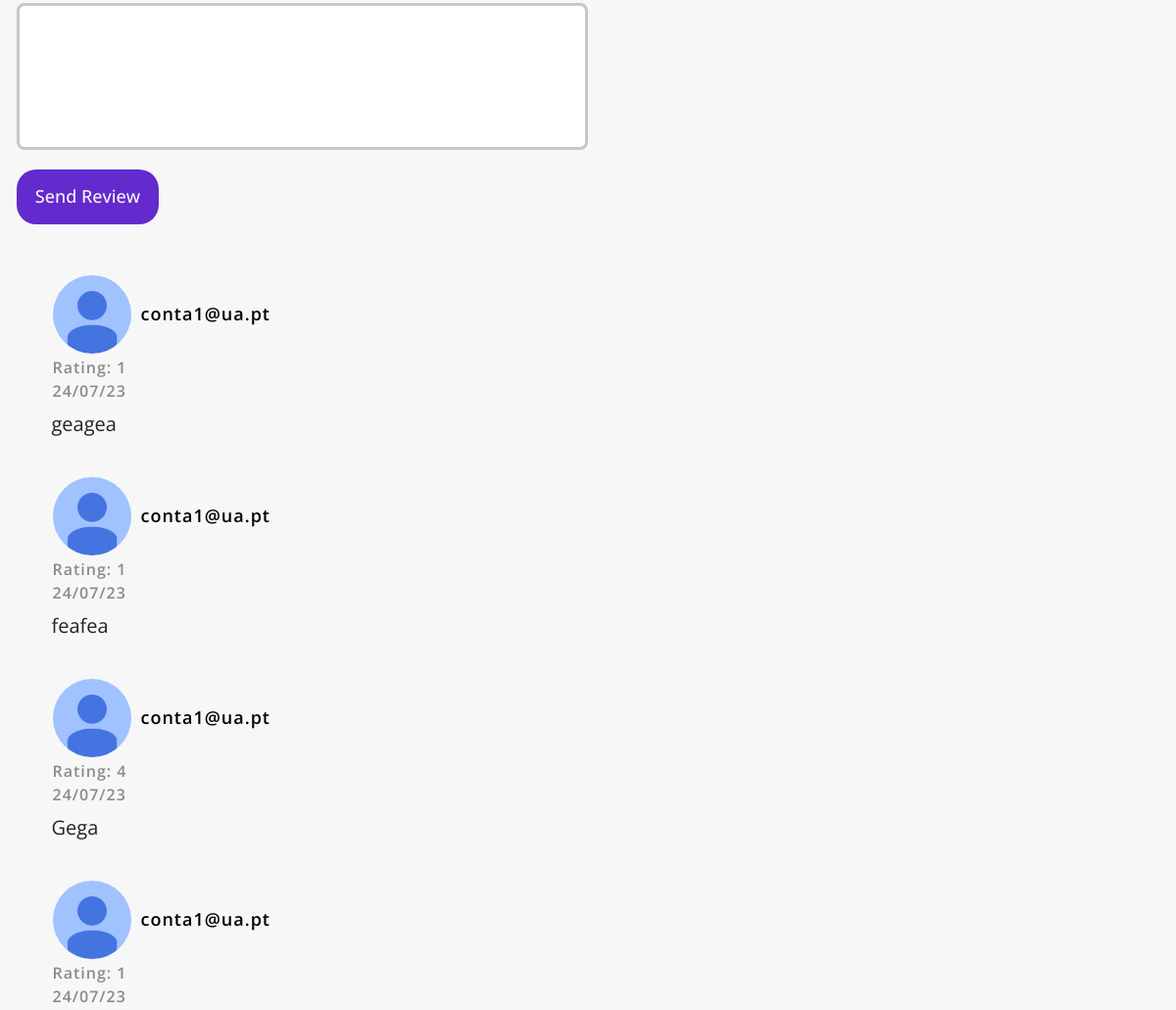
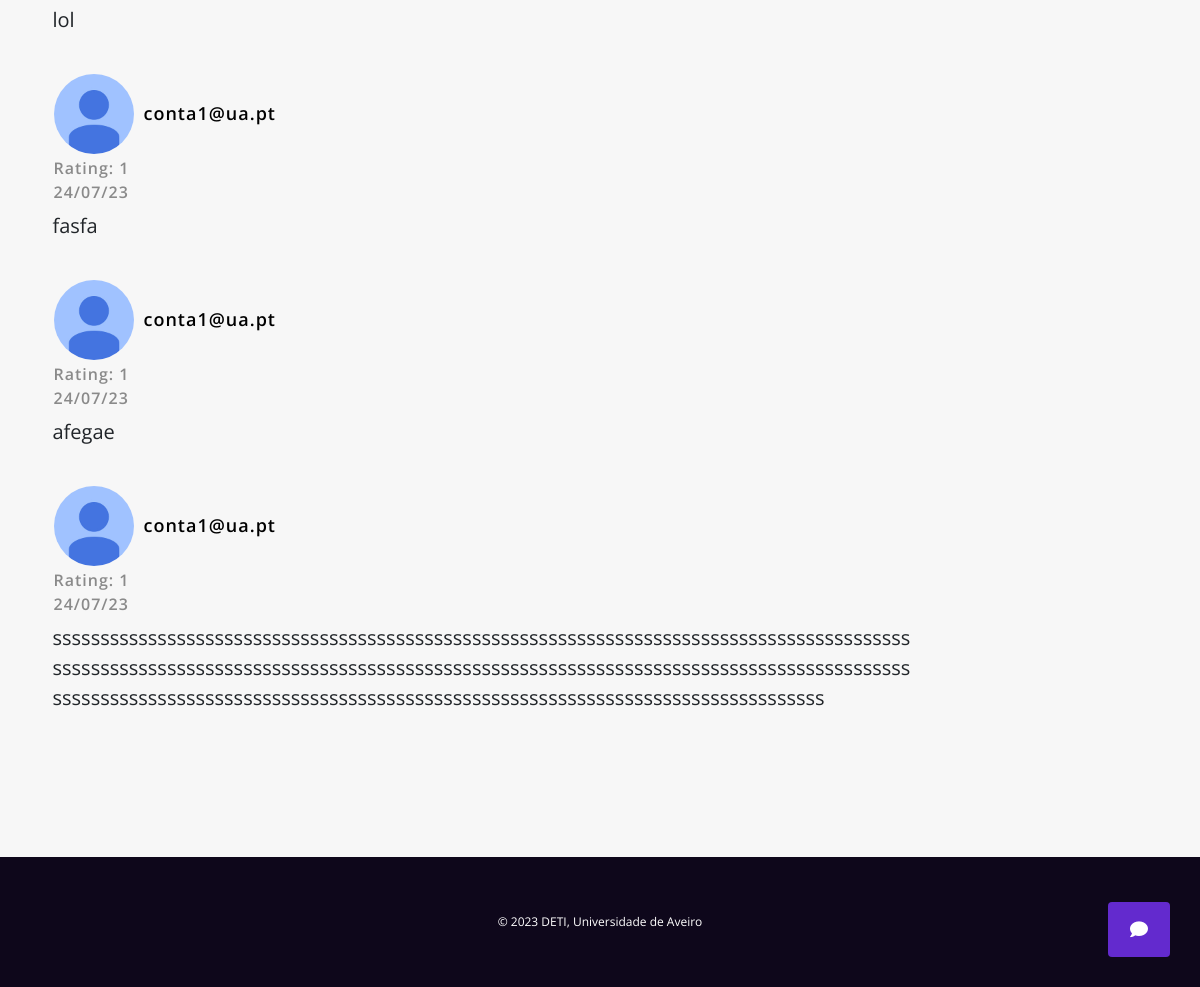
The app's page /product (signed in, lower part), older data (2 pictures, top to bottom).
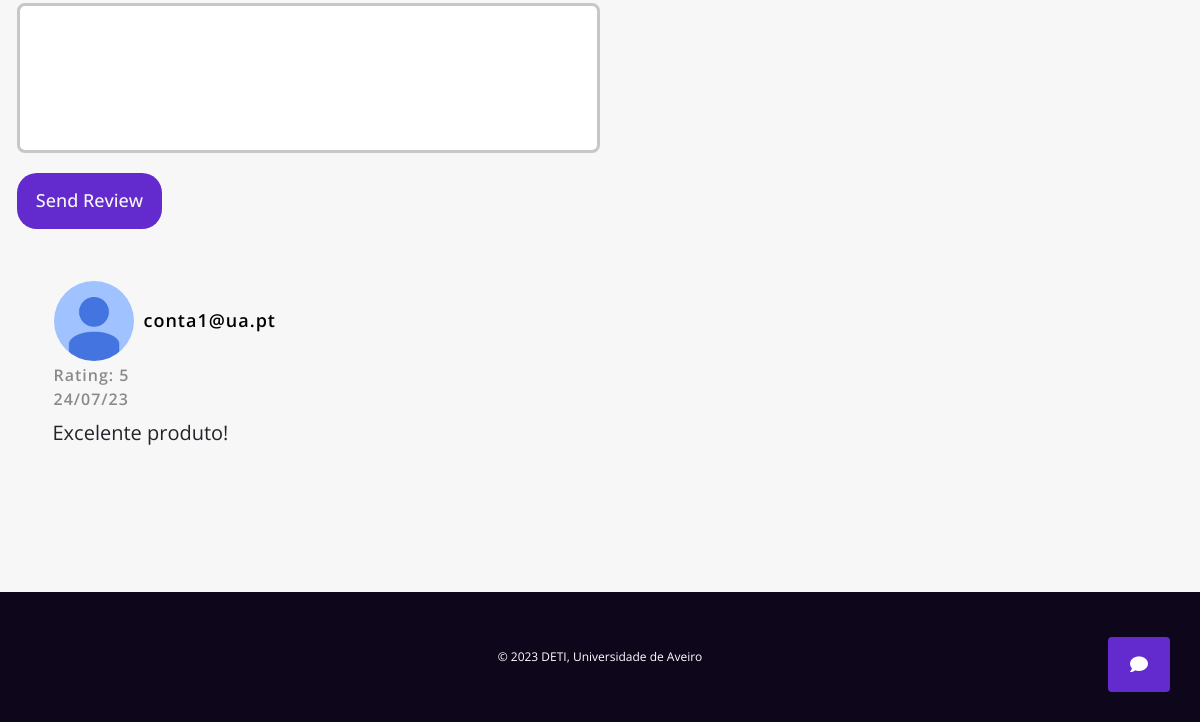
The same page, newer data.
### tables this page shows
CREATE TABLE reviews ( 
        id INTEGER PRIMARY KEY AUTOINCREMENT,
        email TEXT NOT NULL,
        ratings TEXT NOT NULL,
        review TEXT NOT NULL
    );

### website/views.py (the view)
@views.route('/product', methods=['GET', 'POST'])
def product():
    if request.method == 'POST':
        value = session['value']
        product = get_products_by_name(value)
        image_path = product[4].replace("website\\static\\", "").replace("\\", "/")
        email = session['user']['email']
        ratings = request.form['ratings']
        reviews = request.form['p-review']
        add_review(email, ratings, reviews)
        return render_template('product.html', session_user = email, reviews = get_review(), product=product, image_path=image_path)
    else:
        if('user' in session):
            try:
                value = request.args.get('value')
                product = get_products_by_name(value)
                image_path = product[4].replace("website\\static\\", "").replace("\\", "/")
                session['value'] = value
                email = session['user']['email']
                return render_template('product.html', session_user = email, reviews = get_review(), product=product, image_path=image_path)
            except TypeError:
                email = session['user']['email']
                product = get_products_by_name(value)
                return render_template('product.html', session_user = email, reviews = get_review(), product=product)
        else:
            return redirect(url_for('auth.login'))

### website/database.py (called while the page is built)
def get_review():
    with sqlite3.connect(db_path) as con:
        cur = con.cursor()
        cur.execute(f"""
            SELECT review, ratings FROM reviews
            """)
        review = cur.fetchall()
        return review

def get_products_by_name(name):
    with sqlite3.connect(db_path) as con:
        cur = con.cursor()
        cur.execute(f"""
            SELECT quantity, stock, description, name, file_path, price, categories FROM products
            WHERE name = '{name}';
            """)
        products = cur.fetchone()
        return products

### website/templates/product.html (shortened to what this page needs)
{% extends "base.html" %}
{% block head %}
<link rel="stylesheet" href="{{url_for('static', filename='css/product.css')}}">
{% endblock %}
{% block body %}
<section class="container product my-5 pt-5">
    <div class="row mt-5">
        <section class="wrapper">
            <div class="review-container">
                <form class="post-review" method="POST" action="/product">
                    <textarea id="p-review" name="p-review"></textarea>
                    <button id="review-button" class="action_btn">Send Review</button>
                </form>
                <div class="reviews">
                    {% for review in reviews %}
                    <div class="review">
                        <ul class="userID">
                            <li><img src="{{url_for('static',filename='images/default.png')}}" alt="Avatar"/></li>
                            <li>{{session_user}}</li>
                        </ul>
                        <ul>
                            <li>Rating: {{review[0]}}</li>
                            <li>24/07/23</li>
                        </ul>
                        <p class="rtext">{{review[1]}}</p>
                    </div>
                    {% endfor %}
                </div>
            </div>
        </section>
    </div>
</section>
{% endblock %}

### website/templates/base.html (shortened to what this page needs)
<!DOCTYPE html>
<html lang="en">
<head>
    <link rel="stylesheet" href="{{url_for('static', filename='css/bootstrap.css')}}">
    <link
    href="https://cdnjs.cloudflare.com/ajax/libs/font-awesome/6.0.0/css/all.min.css"
    rel="stylesheet"
    />
    <link href="https://fonts.cdnfonts.com/css/amazon-ember" rel="stylesheet">
    <link rel="stylesheet" href="https://cdn.jsdelivr.net/npm/bootstrap-icons@1.10.5/font/bootstrap-icons.css">
    <link href="https://cdn.jsdelivr.net/npm/bootstrap@5.0.2/dist/css/bootstrap.min.css" rel="stylesheet">    {% block head %}{% endblock %}
    <link rel="stylesheet" href=" {{ url_for('static', filename='css/base.css') }}">
    <link rel="stylesheet" href=" {{ url_for('static', filename='css/style.css') }}">
</head>
  {% block body %}
  {% endblock %}
  <form method="post" action="/conversations" id="conversationsForm">
    <button class="chatStickyBtn" id="chatStickyBtn" type="submit">
      <i class="fas fa-comment"></i>
    </button>
  </form>
  <footer class="footer">
    <div class="container">
      <p>© 2023 DETI, Universidade de Aveiro</p>
    </div>
  </footer>
</html>

### website/static/css/product.css (style rules this page uses)
* { font-family: 'Open Sans', sans-serif; font-size: 18px; }
.review-container { width: 100%; margin-top: 80px; }
.review-container .post-review { display: flex; flex-direction: column; width: 50%; row-gap: 20px; margin-top: 15px; }
.review-container .post-review textarea { width: 100%; height: 150px; padding: 12px 20px; box-sizing: border-box; border: 3px solid rgb(199, 199, 199); border-radius: 8px; resize: none; }
.review-container .post-review .action_btn { width: 25%; text-align: center; padding: 0.8rem 1rem; font-size: 18px; font-weight: 500; }
.review-container .reviews { display: flex; flex-direction: column; width: 80%; row-gap: 20px; margin-top: 15px; padding: 2rem; word-wrap: break-word; }
.review-container .reviews .review ul { margin: 0; padding: 1px; }
.review-container .reviews .review .userID { display: flex; flex-direction: row; align-items: center; column-gap: 10px; }
.review-container .reviews .review .userID li { color: rgb(0, 0, 0); font-size: 18px; }
.review-container .reviews .review img { border-radius: 50%; width: 80px; }
.review-container .reviews .review ul li { font-family: 'Open Sans', sans-serif; font-size: 16px; font-weight: 600; color: rgb(138, 138, 138); letter-spacing: 1px; }
.review-container .reviews .review p { font-family: 'Open Sans', sans-serif; font-size: 20px; margin-top: 6px; }

### website/static/css/base.css (style rules this page uses)
* { margin: 0; padding: 0; box-sizing: border-box; font-family: 'Open Sans', sans-serif; }
li { list-style: none; }
.col-r .action_btn, .action_btn { background-color: rgb(99, 42, 206); font-family: 'Open Sans', sans-serif !important; color: rgb(247,247,247); padding: 0.5rem 1rem; border: none; outline: none; border-radius: 20px; font-size: 0.9rem; cursor: pointer; transition: all 0.3s ease; }
.footer { width: 100%; background-color: rgb(14, 7, 27); padding: 20px 0; }
.footer .container { max-width: 1170px; margin: auto; }
.footer .container p { font-family: 'Open Sans', sans-serif; color: rgb(255, 255, 255); margin-bottom: 0; text-align: center; font-size: 12px; }
.chatStickyBtn { position: fixed; bottom: 30px; right: 30px; background-color: rgb(99, 42, 206); border: 0px; color: white; padding: 14px 22px; font-size: 18px; cursor: pointer; border-radius: 4px; }

### website/static/css/style.css (style rules this page uses)
.container { padding: 2rem 0; }

Row changes from the older to the newer data that the page shows:
removed reviews: email "conta1@ua.pt", review "1", ratings "feafea"
removed reviews: email "conta1@ua.pt", review "4", ratings "Gega"
removed reviews: email "conta1@ua.pt", review "1", ratings "lol"
removed reviews: email "conta1@ua.pt", review "1", ratings "fasfa"
removed reviews: email "conta1@ua.pt", review "1", ratings "afegae"
removed reviews: email "conta1@ua.pt", review "1", ratings "sssssssssssssssssssssssssssssssssssssssssssssssssssssssssssssssssssssssssssssssssssssssssssssssssssssssssssssssssssssssssssssssssssssssssssssssssssssssssssssssssssssssssssssssssssssssssssssssssssssssssssssssssssssssssssssssssssssssssssssssssssssssssssssssssssss"
changed reviews "conta1@ua.pt": review "1" → "5"; ratings "geagea" → "Excelente produto!"
